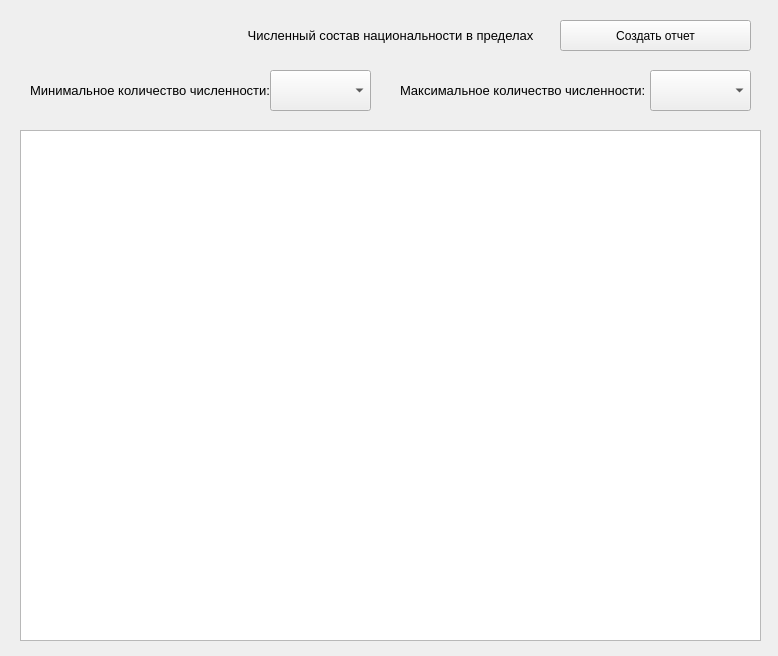
<?xml version="1.0" encoding="UTF-8"?>
<ui version="4.0">
 <class>Form</class>
 <widget class="QWidget" name="Form">
  <property name="geometry">
   <rect>
    <x>0</x>
    <y>0</y>
    <width>778</width>
    <height>656</height>
   </rect>
  </property>
  <property name="windowTitle">
   <string>Form</string>
  </property>
  <widget class="QLabel" name="label">
   <property name="geometry">
    <rect>
     <x>40</x>
     <y>20</y>
     <width>701</width>
     <height>31</height>
    </rect>
   </property>
   <property name="text">
    <string>&lt;html&gt;&lt;head/&gt;&lt;body&gt;&lt;p align=&quot;center&quot;&gt;&lt;span style=&quot; font-size:10pt;&quot;&gt;Численный состав национальности в пределах&lt;/span&gt;&lt;/p&gt;&lt;/body&gt;&lt;/html&gt;</string>
   </property>
  </widget>
  <widget class="QLabel" name="label_2">
   <property name="geometry">
    <rect>
     <x>30</x>
     <y>70</y>
     <width>251</width>
     <height>41</height>
    </rect>
   </property>
   <property name="text">
    <string>&lt;html&gt;&lt;head/&gt;&lt;body&gt;&lt;p&gt;&lt;span style=&quot; font-size:10pt;&quot;&gt;Минимальное количество численности: &lt;/span&gt;&lt;/p&gt;&lt;/body&gt;&lt;/html&gt;</string>
   </property>
  </widget>
  <widget class="QLabel" name="label_3">
   <property name="geometry">
    <rect>
     <x>400</x>
     <y>70</y>
     <width>251</width>
     <height>41</height>
    </rect>
   </property>
   <property name="text">
    <string>&lt;html&gt;&lt;head/&gt;&lt;body&gt;&lt;p&gt;&lt;span style=&quot; font-size:10pt;&quot;&gt;Максимальное количество численности: &lt;/span&gt;&lt;/p&gt;&lt;/body&gt;&lt;/html&gt;</string>
   </property>
  </widget>
  <widget class="QComboBox" name="comboBox">
   <property name="geometry">
    <rect>
     <x>270</x>
     <y>70</y>
     <width>101</width>
     <height>41</height>
    </rect>
   </property>
  </widget>
  <widget class="QComboBox" name="comboBox_2">
   <property name="geometry">
    <rect>
     <x>650</x>
     <y>70</y>
     <width>101</width>
     <height>41</height>
    </rect>
   </property>
  </widget>
  <widget class="QPushButton" name="pushButton">
   <property name="geometry">
    <rect>
     <x>560</x>
     <y>20</y>
     <width>191</width>
     <height>31</height>
    </rect>
   </property>
   <property name="text">
    <string>Создать отчет</string>
   </property>
  </widget>
  <widget class="QTableView" name="tableView">
   <property name="geometry">
    <rect>
     <x>20</x>
     <y>130</y>
     <width>741</width>
     <height>511</height>
    </rect>
   </property>
  </widget>
 </widget>
 <resources/>
 <connections/>
</ui>
